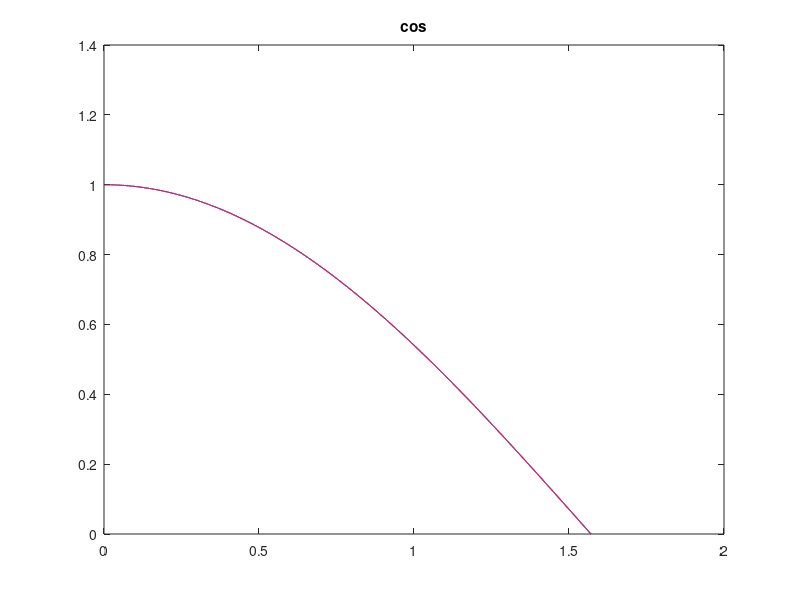
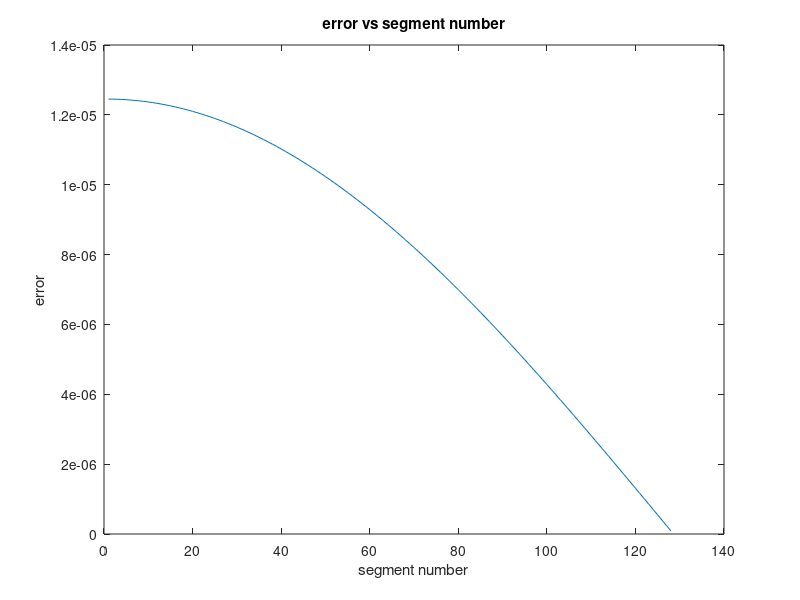

These figures' MATLAB source, in order:
%%a simple example for polyfit to approximate cosine function
%% Kiran Gunnam
clear all
clc
close all

ns=128; %%number of segments
nr=128; %%number of points in each segment
np=1 %% polynomial order used
arg_max=pi/2;

for i=1:ns
    
    xsegment_start = (i-1)/ns*arg_max;
    xsegment_end   = i/ns*arg_max;
    xsegment_step  = 1/(ns*nr)*arg_max;

    x(i,:)  =  xsegment_start:xsegment_step:xsegment_end;
    y(i,:)  =  cos(x(i,:));
    p(i,:)  =  polyfit(x(i,:),y(i,:),np);


    y1(i,:) = polyval(p(i,:),x(i,:));
    %%y1(i,:) = x(i,:).*p(i,1)+p(i,2); %same as above for order 1
    %%polynomial
    e(i)  = max(abs(y(i,:)-y1(i,:)));
end
figure
plot(reshape(x',1,[]),reshape(y',1,[]),'b')
hold on
plot(reshape(x',1,[]),reshape(y1',1,[]),'r')
title('cos');
hold off
figure;
plot(e)
title('error vs segment number');
xlabel('segment number')
ylabel('error');
max_error=max(e)
spec_error=2^-15
if(max_error<=spec_error)
    disp('error specification is satisfied')
else
    disp('error specification is not satisfied')
end